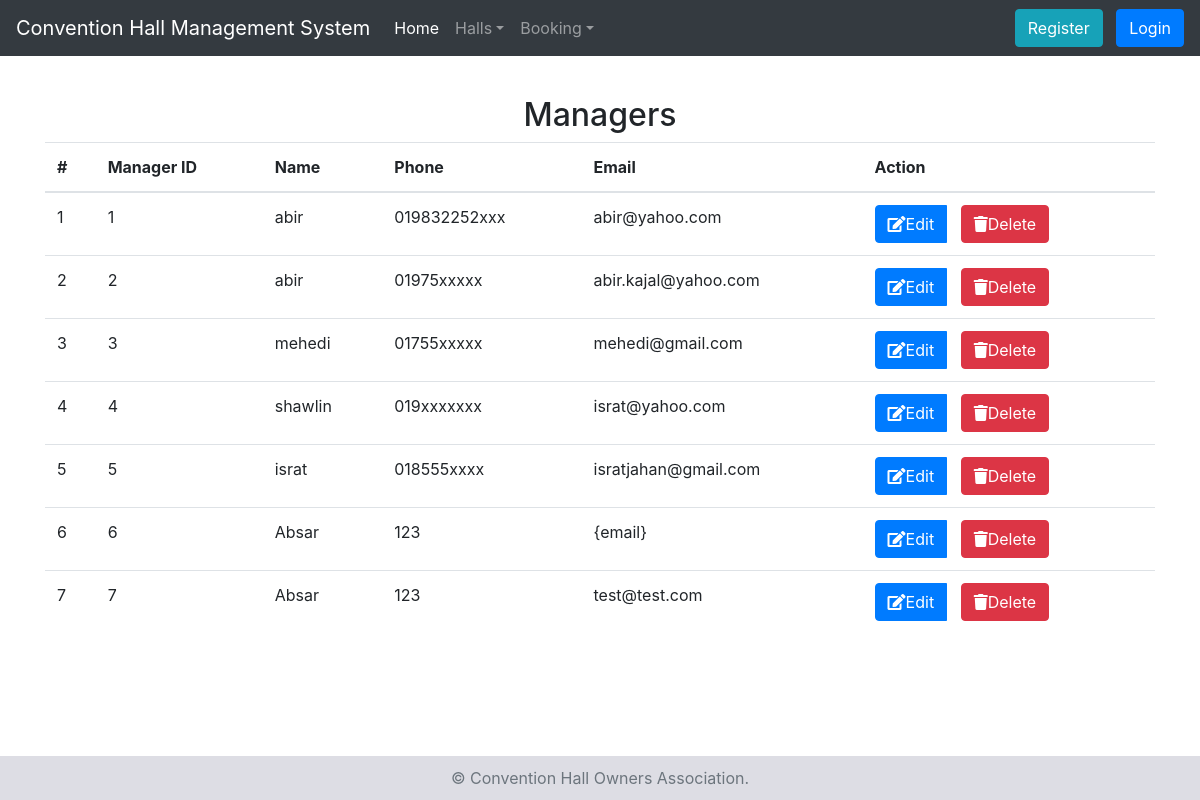
Page /view_manager.php on the earlier database version.
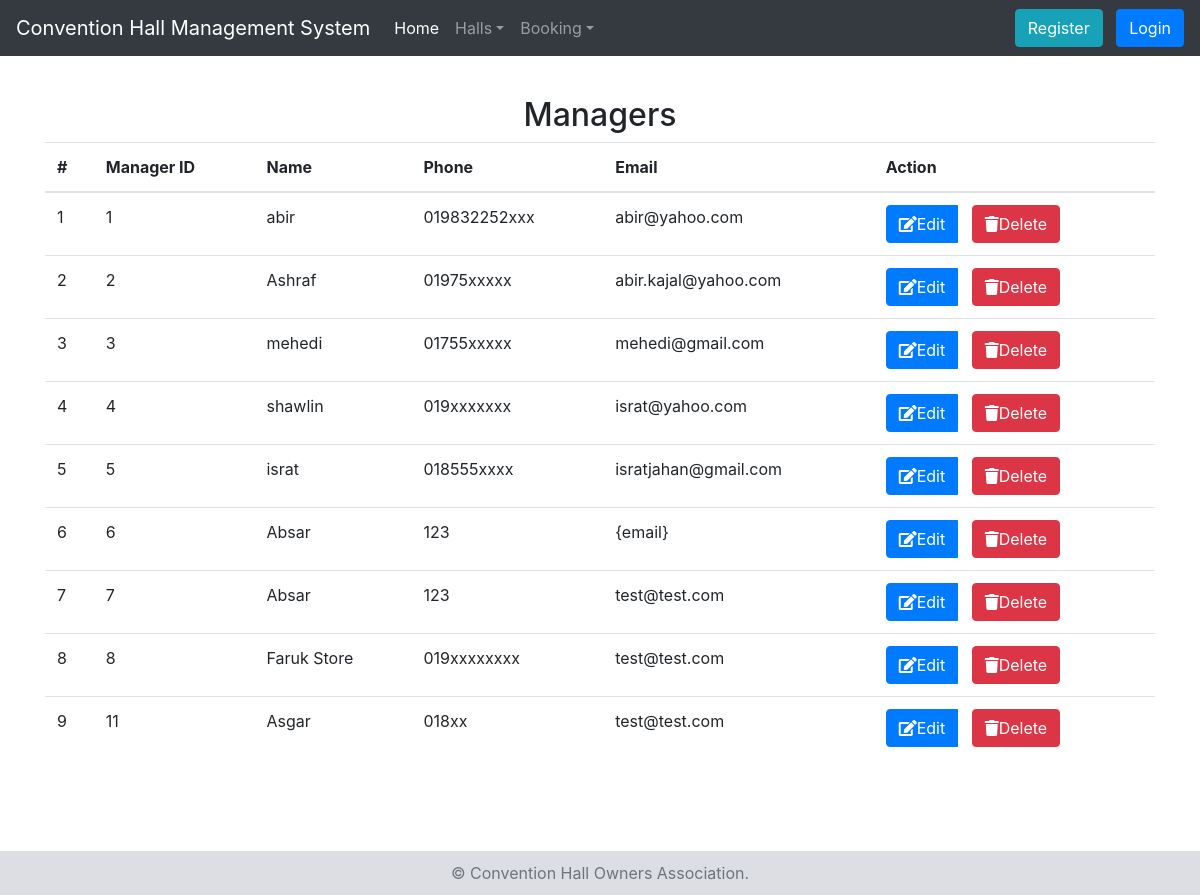
Same page on the later database version.
### tables this page shows
CREATE TABLE `manager` (
  `manager_id` int(10) NOT NULL,
  `name` varchar(200) NOT NULL,
  `phone` varchar(15) NOT NULL,
  `email` varchar(200) NOT NULL,
  `user_id` int(3) NOT NULL
);

### view_manager.php (the view, shortened to what this page needs)
<?php include('includes/header.php'); ?>
<?php
	$query = "SELECT * FROM manager";
	$managers = mysqli_query($dblink,$query);
	if(mysqli_num_rows($managers)==0){
		dangerMsg('No manager added yet.');
	}
	else{
?>
<h2 class="text-center">Managers</h2>
  <div class="table-responsive">
  <table class="table">
    <thead>
      <tr>
        <th>#</th>
        <th>Manager ID</th>
        <th>Name</th>
        <th>Phone</th>
        <th>Email</th>
        <th>Action</th>
      </tr>
    </thead>
    <tbody>
    	<?php
		$count = 1;
		while($r = mysqli_fetch_assoc($managers)){
			?>
      <tr>
        <td><?php echo $count++;?></td>
		<td><?php echo $r['manager_id']?></td>
		<td><?php echo $r['name']?></td>
		<td><?php echo $r['phone']?></td>
		<td><?php echo $r['email']?></td>
		<td>
			<div class="btn-group">
				<button  class="btn btn-primary" onclick="location.href='edit_manager.php?manager_id=<?php echo $r['manager_id']?>'" ><i class="fa fa-edit"></i>Edit</button>&nbsp;&nbsp;&nbsp;
				<form method="post" class="inline">
					<button type="submit" class="btn btn-danger" name="delete" ><i class="fa fa-trash"></i>Delete</button>
				</form>
			</div>
		</td>
      </tr>
      <?php
	}
		?>
    </tbody>
  </table>
  </div>
 <?php
}
?>
<?php include('includes/footer.php'); ?>

### includes/header.php (shortened to what this page needs)
<?php include('functions.php'); ?>
<!DOCTYPE html>
<html>
<head>
	<link rel="stylesheet" type="text/css" href="includes/bootstrap.min.css">
	<link rel="stylesheet" type="text/css" href="includes/style.css">
	<link rel="stylesheet" type="text/css" href="fontawesome/css/fontawesome-all.min.css">
</head>
<body>
	<?php  nav();?>
	<br>
	<br>
	<br>
	<br>
	<main role="main" class="container">

### includes/functions.php (shortened to what this page needs)
<?php
	function nav(){
		if(!isset($_COOKIE['admin']) && !isset($_COOKIE['manager'])){
		?>
			<nav class="navbar navbar-expand-md navbar-dark bg-dark fixed-top">
		      <a class="navbar-brand" href="#">Convention Hall Management System</a>
		      <div class="collapse navbar-collapse" id="navbarsExampleDefault">
		        <ul class="navbar-nav mr-auto">
		          <li class="nav-item active">
		            <a class="nav-link" href="index.php">Home <span class="sr-only">(current)</span></a>
		          </li>
		         	<li class="nav-item dropdown">
		            <a class="nav-link dropdown-toggle" href="view_manager.php" id="dropdown01" data-toggle="dropdown" aria-haspopup="true" aria-expanded="false">Halls</a>
		        </li>
		        <li class="nav-item dropdown">
		            <a class="nav-link dropdown-toggle" href="view_booking.php" id="dropdown01" data-toggle="dropdown" aria-haspopup="true" aria-expanded="false">Booking</a>
		          </li>
		        </ul>
		        	<button class="btn btn-info my-2 my-sm-0" onclick="location.href='add_client.php'" >Register</button>&nbsp;&nbsp;&nbsp;
		    		<button class="btn btn-primary my-2 my-sm-0" onclick="location.href='login.php'" >Login</button>
		        </div>
		    </nav>
		<?php
		}
		}
?>

### includes/footer.php (shortened to what this page needs)
</main>
<br>
<br>
<br>
<br>
<br>
 <footer class="footer">
      <div class="container">
        <span class="text-muted">&copy; Convention Hall Owners Association.</span>
      </div>
    </footer>
</body>
</html>

### includes/style.css (style rules this page uses)
.footer { width: 100%; position: fixed; bottom: 0; right: 0; background-color: #dddde4; color: #2f3133; text-align: center; padding: 10px; vertical-align: middle; }

Differences in the rows shown:
changed manager "01975xxxxx": name "abir" → "Ashraf"
added manager: manager_id "8", name "Faruk Store", phone "019xxxxxxxx", email "test@test.com"
added manager: manager_id "11", name "Asgar", phone "018xx", email "test@test.com"
